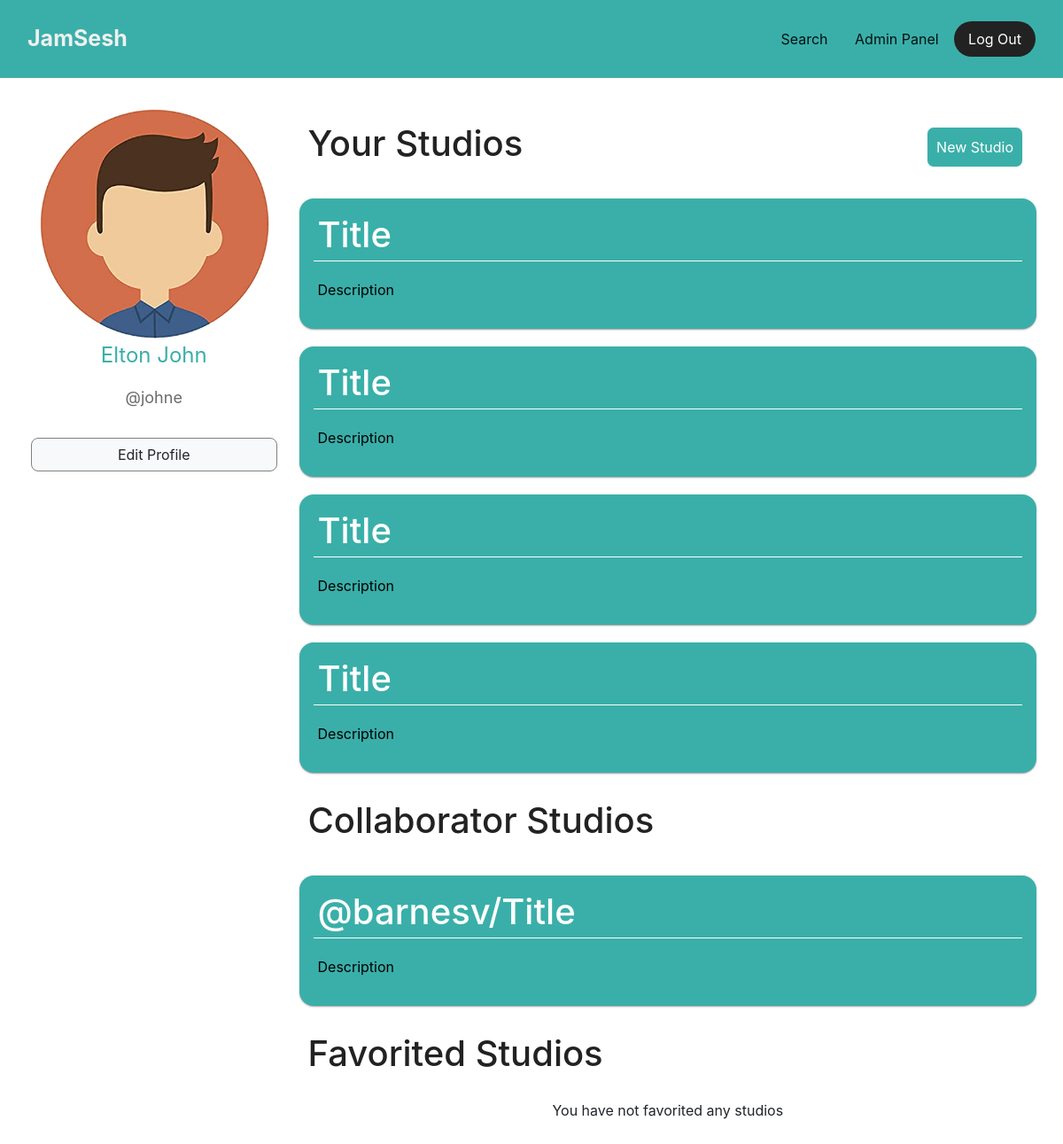
Screenshot of /user-profile.php (signed in) with the database file from the repository.
### tables this page shows
CREATE TABLE `studios` (
  `id` int(11) NOT NULL,
  `owner` varchar(50) DEFAULT NULL,
  `instruments` mediumtext DEFAULT '',
  `title` varchar(50) NOT NULL DEFAULT 'Title',
  `visibility` varchar(10) NOT NULL DEFAULT 'Public',
  `allowFork` varchar(5) NOT NULL DEFAULT 'Yes',
  `description` varchar(2048) NOT NULL DEFAULT 'Description',
  `forks` int(10) NOT NULL DEFAULT 0,
  `isAFork` int(11) DEFAULT NULL,
  `favorites` int(255) DEFAULT 0
);

### user-profile.php (the view, shortened to what this page needs)
<?php
include 'assets/php/db_conn.php';
function fetchOwnedStudios( $link ) {
  $owned_studios = array();
  $sql = "SELECT id, title, visibility, allowFork, description FROM studios WHERE owner = '" . $_SESSION["email"] . "'";
  $result = $link->query($sql);
  if ($result->num_rows > 0) {
    while ($row = $result->fetch_assoc()) {
      array_push( $owned_studios, [ 'id' => $row['id'],
                                    'title' => $row['title'],
                                    'visibility' => $row['visibility'],
                                    'allowFork' => $row['allowFork'],
                                    'description' => $row['description'] ] );
    }
  }
  return $owned_studios;
}
function fetchCollabStudios( $link ) {
  $collab_studios = array();
  $sql = "SELECT * FROM collaborators WHERE email = '" . $_SESSION["email"] . "'";
  if ($result = $link->query($sql)) {
    if ($result->num_rows > 0) {
      while ($row = $result->fetch_assoc()) {
        $sql2 = "SELECT * FROM studios WHERE id = " . $row["studioID"] . "";
        $result2 = $link->query($sql2);
        if ($result2->num_rows > 0) {
          while ($row2 = $result2->fetch_assoc()) {
            $sql3 = "SELECT username FROM users WHERE email = '" . $row2["owner"] . "'";
            $result3 = $link->query($sql3);
            if ($result3->num_rows == 1) {
              while ($row3 = $result3->fetch_assoc()) {
                $owner_username = $row3["username"];
              }
            }
            array_push( $collab_studios, [ 'id' => $row2['id'],
                                          'title' => $row2['title'],
                                          'visibility' => $row2['visibility'],
                                          'allowFork' => $row2['allowFork'],
                                          'description' => $row2['description'],
                                          'owner' => $owner_username ] );
          }
        }
      }
    }
  }
  return $collab_studios;
}
$_SESSION["users_studios"] = fetchOwnedStudios( $link );
$_SESSION["users_collab_studios"] = fetchCollabStudios( $link );
?>
<!DOCTYPE html>
<html lang="en-us">
<head>
  <link rel="stylesheet" href="assets/bootstrap/css/bootstrap.min.css">
  <link rel="stylesheet" href="assets/css/Homepage-Nav.css">
  <link rel="stylesheet" href="assets/css/User-Profile.css">
</head>
<body>
  <nav class="navbar navbar-light navbar-expand-md navigation-clean-button">
    <div class="container"><a class="navbar-brand" href="#">JamSesh</a>
      <div class="collapse navbar-collapse" id="navcol-1">
        <span class="navbar-text actions">
          <a class="btn btn-link" role="button" href="search_button.php">Search</a>
          <?php
            if ($_SESSION["isAdmin"] == 'Yes') {
              echo '<a class="btn btn-link" role="button" href="admin.php">Admin Panel</a>';
            }
          ?>
          <a class="btn btn-light action-button" role="button" href="logout.php">Log Out</a>
        </span>
      </div>
    </div>
  </nav>
  <section class="d-xl-flex flex-row pad">
    <div class="d-flex flex-column text-center bio">
      <?php
      echo "<img src='" . $_SESSION["profilePic"] . "' alt='profile picture' class='pic'>";
      echo "<p class='name'>" . $_SESSION["displayName"] . "</p>";
      echo "<p class='subName'>@" . $_SESSION["username"] . "</p>";
      ?>
      <a data-toggle="modal" data-target="#editProfile" class="btn btn-light action-button changePic" role="button">
        Edit Profile
      </a>
      <div class="genreContainer d-flex flex-row">
      </div>
    </div>
    <div class="d-flex flex-column text-center studioSection">
      <div class="studioHeader d-flex flex-row">
        <h1>Your Studios</h1>
        <a data-toggle="modal" data-target="#newStudio" class="btn btn-light action-button addStudio" role="button">New Studio</a>
      </div>
      <?php
      if (@$_SESSION["users_studios"]) {
        foreach ($_SESSION["users_studios"] as $s) {
          echo "<form method='POST' action='user-profile.php'>";
          echo "<button type='submit' name='studio-clicked' value=" . $s["id"] . " class='studio'>";
          echo "<div class='studioTitle text-left'>" . $s["title"] . "</div>";
          echo "<hr />";
          echo "<p class='studioDescription text-left'>" . $s["description"] . "</p>";
          echo "</button>";
          echo "</form>";
        }
      } else {
        echo "<p>No Studios Yet</p>";
      }
      echo "<div class='studioHeader d-flex flex-row'>";
      echo "<h1>Collaborator Studios</h1>";
      echo "</div>";
      if (@$_SESSION["users_collab_studios"]) {
        foreach ($_SESSION["users_collab_studios"] as $s) {
          echo "<form method='POST' action='user-profile.php'>";
          echo "<button type='submit' name='studio-clicked' value=" . $s["id"] . " class='studio'>";
          echo "<div class='studioTitle text-left'>@" . $s["owner"] . "/" . $s["title"] . "</div>";
          echo "<hr />";
          echo "<p class='studioDescription text-left'>" . $s["description"] . "</p>";
          echo "</button>";
          echo "</form>";
        }
      } else {
        echo "<p>You are not a collaborator on any studios</p>";
      }
      echo "<div class='studioHeader d-flex flex-row'>";
      echo "<h1>Favorited Studios</h1>";
      echo "</div>";
      if (@$_SESSION["favorited-studios"]) {
        foreach ($_SESSION["favorited-studios"] as $s) {
          echo "<form method='POST' action='user-profile.php'>";
          echo "<button type='submit' name='studio-clicked' value=" . $s["id"] . " class='studio'>";
          echo "<div class='studioTitle text-left'>@" . $s["owner"] . "/" . $s["title"] . "</div>";
          echo "<hr />";
          echo "<p class='studioDescription text-left'>" . $s["description"] . "</p>";
          echo "</button>";
          echo "</form>";
        }
      } else {
        echo "<p>You have not favorited any studios</p>";
      }
      ?>
    </div>
  </section>
</body>
</html>

### assets/css/Homepage-Nav.css (style rules this page uses)
.navigation-clean-button { padding-top: 1rem; padding-bottom: 1rem; background: rgb(58,175,169); }
.navigation-clean-button .navbar-brand { font-weight: bold; color: #f0f0f0; font-size: 25px; }
.navigation-clean-button .navbar-text .action-button, .navigation-clean-button .navbar-text .action-button:active { border-radius: 20px; color: #fff; border: none; padding: .5rem 1rem; background: #222222; }
.navbar .container { max-width: 100%; }

### assets/css/User-Profile.css (style rules this page uses)
.bio { flex: 1 1; justify-content: left; padding: 15px; }
.pic { align-self: center; border-radius: 50%; width: 260px; height: 260px; }
.name { flex-basis: auto; color: rgb(58,175,169); font-size: x-large; }
.subName { flex-basis: auto; color: rgb(106, 107, 107); font-size: large; }
.changePic { flex-basis: auto; border-radius: 8px; border: 1px solid grey; }
hr { border-top: 0.5px solid lightgrey; margin-left: 0; margin-right: 0; margin-bottom: 0; height: 0px; padding: 10px; }
.studioSection { flex: 3 0; align-items: stretch; padding: 10px; }
.studioHeader { flex-direction: column; color: rgb(34,34,34); font-weight: bold; margin-bottom: 10px; margin-top: 10px; padding: 10px; justify-content: space-between; }
.addStudio { margin: 5px; background-color: #3aafa9; flex-basis: auto; color: white; border-radius: 8px; padding: 10px; }
.pad { padding: 20px; justify-content: space-around; }
hr { border-top: 1px solid white; margin-left: 10px; margin-right: 10px; margin-top: -1px; }
.studio { transition: all .8s ease; justify-content: start; margin-top: 10px; margin-bottom: 10px; flex: 1 0; background: #3aafa9; box-shadow: 0 1px 1px 0 rgba(0,0,0,0.14), 0 2px 1px -1px rgba(0,0,0,0.12), 0 1px 3px 0 rgba(0,0,0,0.20); ; border-radius: 16px; color: rgb(255,255,255); border: none; width: 100%; }
.studioTitle { font-size: 40px; font-weight: 500; padding-left: 15px; padding-top: 10px; }
.studioDescription { padding-left: 15px; padding-bottom: 15px; color: black; }
.genreContainer { flex-wrap: wrap; padding: 5px; }

### rows the page displays
studios: $s["id"] 40 (drawn), title "Title", description "Description"
studios: $s["id"] 41 (drawn), title "Title", description "Description"
studios: $s["id"] 42 (drawn), title "Title", description "Description"
studios: $s["id"] 43 (drawn), title "Title", description "Description"
studios: $s["id"] 14 (drawn), owner "barnesv", title "Title", description "Description"

### other values shown
$_SESSION["displayName"] "Elton John"
$_SESSION["username"] "johne"
